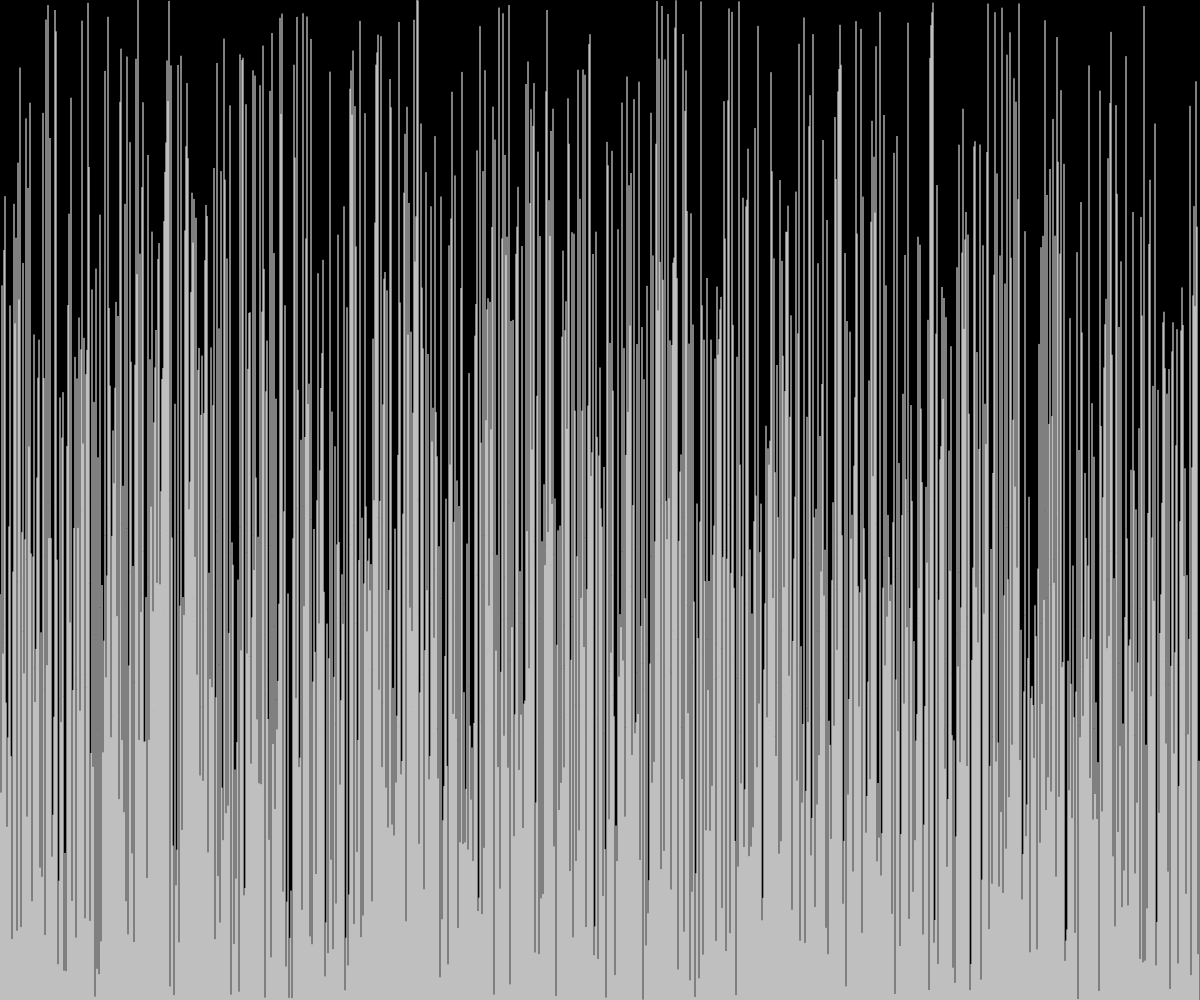
Frame 1 (no input)
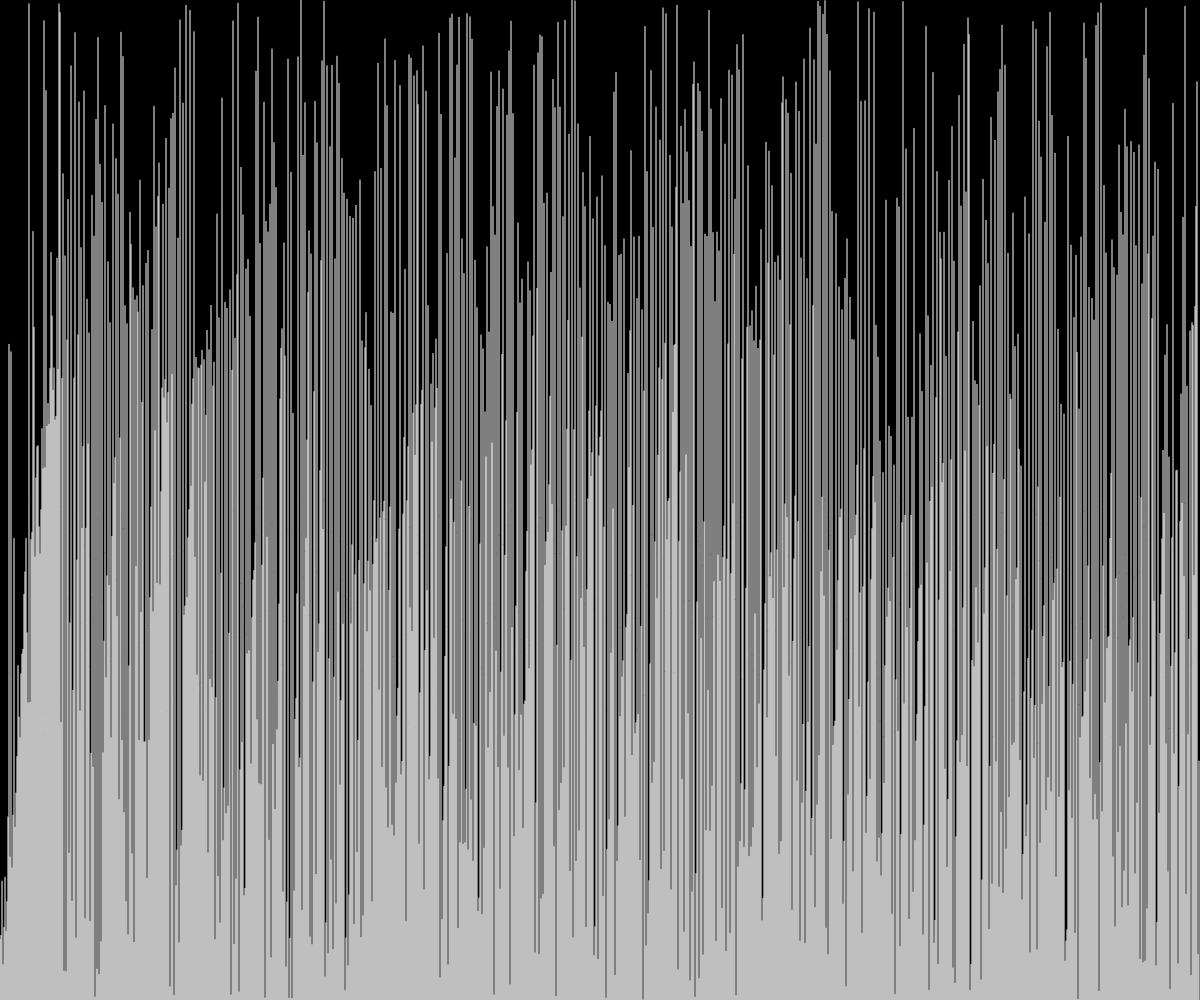
Frame 60 (no input)
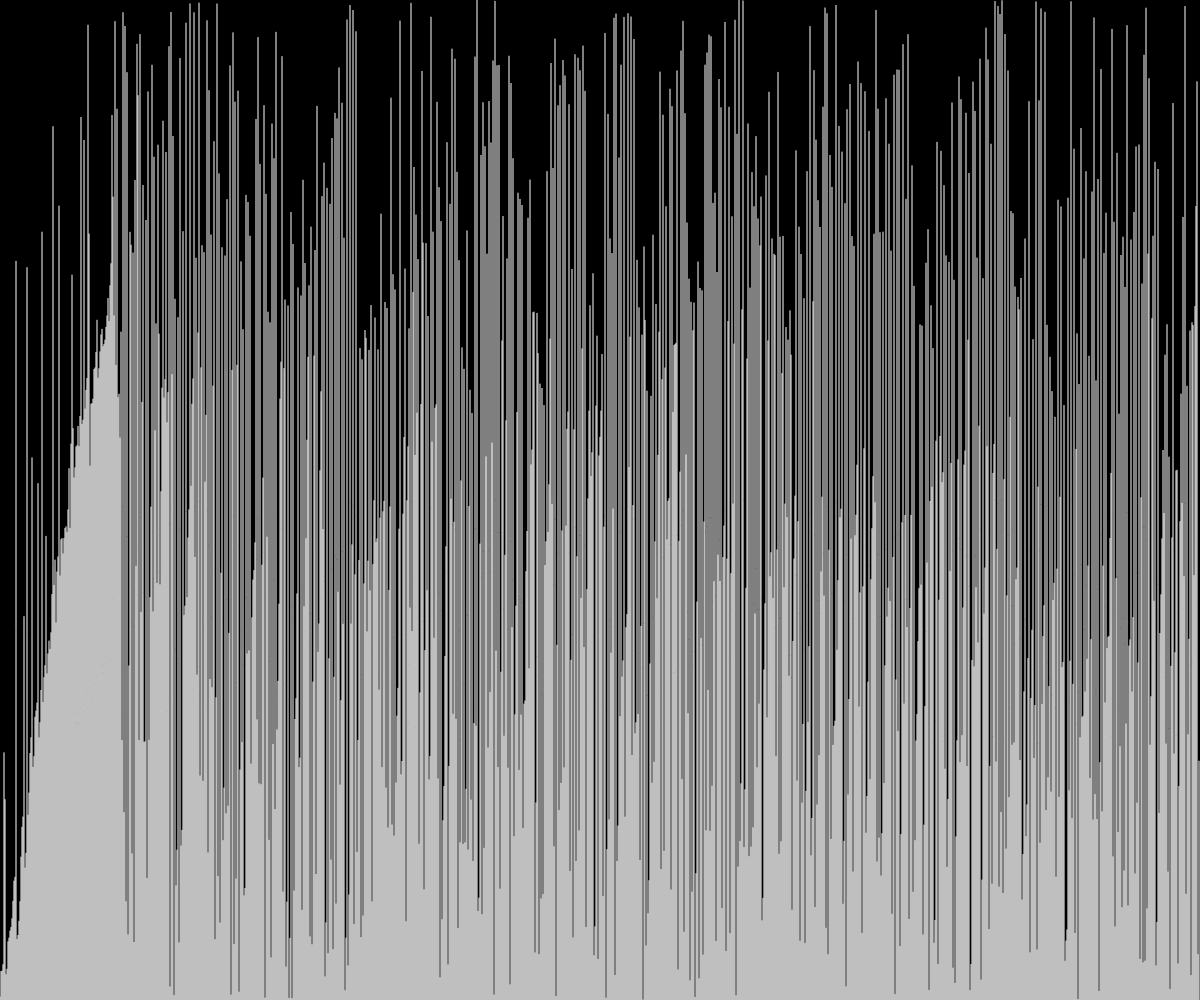
Frame 120 (the mouse pressed at the canvas centre since frame 60)

The p5.js sketch that drew these frames (run headless with seeded random() and noise() and a simulated clock; from frame 60 on, the mouse is pressed at the canvas centre):

// p5.js sketch
// ── sketch.js
let values = [];

let i = 0;
let j = 0;

function setup(){
    // console.log('Hello');
    createCanvas(windowWidth, windowHeight);
    values = new Array(width);

    for (let i = 0; i < values.length; i++){
        values[i] = random(height);
    }
}


function draw() {
    background(0);

    if (i < values.length){
        for (let j = 0; j < values.length - i - 1; j++){
            let a = values[j];
            let b = values[j + 1];

            if (a > b) {
                swap(values, i, j);
            }
        }
    }
    else{
        // console.log("finished!!");
        noLoop();
    }
    i++;

    for (let i = 0; i < values.length; i++) {
        stroke(255);
        line(i ,height, i, height -values[i]);
    }
}

function swap(arr, a, b){
    let temp = arr[a];
    arr[a] = arr[b];
    arr[b] = temp;
}
